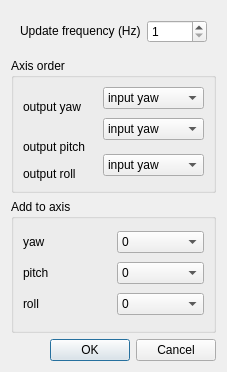
<?xml version="1.0" encoding="UTF-8"?>
<ui version="4.0">
 <class>UI_s2bot_dialog</class>
 <widget class="QWidget" name="UI_s2bot_dialog">
  <property name="windowModality">
   <enum>Qt::NonModal</enum>
  </property>
  <property name="geometry">
   <rect>
    <x>0</x>
    <y>0</y>
    <width>227</width>
    <height>372</height>
   </rect>
  </property>
  <property name="windowTitle">
   <string>Tracker settings</string>
  </property>
  <property name="windowIcon">
   <iconset>
    <normaloff>../gui/images/opentrack.png</normaloff>../gui/images/opentrack.png</iconset>
  </property>
  <layout class="QVBoxLayout" name="verticalLayout">
   <item>
    <widget class="QFrame" name="frame">
     <property name="sizePolicy">
      <sizepolicy hsizetype="Preferred" vsizetype="Maximum">
       <horstretch>0</horstretch>
       <verstretch>0</verstretch>
      </sizepolicy>
     </property>
     <property name="frameShape">
      <enum>QFrame::NoFrame</enum>
     </property>
     <property name="frameShadow">
      <enum>QFrame::Raised</enum>
     </property>
     <layout class="QHBoxLayout" name="horizontalLayout">
      <item>
       <widget class="QLabel" name="label_5">
        <property name="sizePolicy">
         <sizepolicy hsizetype="Maximum" vsizetype="Maximum">
          <horstretch>0</horstretch>
          <verstretch>0</verstretch>
         </sizepolicy>
        </property>
        <property name="text">
         <string>Update frequency (Hz)</string>
        </property>
       </widget>
      </item>
      <item>
       <widget class="QSpinBox" name="freq">
        <property name="minimum">
         <number>1</number>
        </property>
        <property name="maximum">
         <number>120</number>
        </property>
       </widget>
      </item>
     </layout>
    </widget>
   </item>
   <item>
    <widget class="QGroupBox" name="groupBox">
     <property name="title">
      <string>Axis order</string>
     </property>
     <layout class="QGridLayout" name="gridLayout">
      <item row="0" column="0" rowspan="2">
       <widget class="QLabel" name="label">
        <property name="text">
         <string>output yaw</string>
        </property>
       </widget>
      </item>
      <item row="0" column="1">
       <widget class="QComboBox" name="input_x">
        <item>
         <property name="text">
          <string>input yaw</string>
         </property>
        </item>
        <item>
         <property name="text">
          <string>input pitch</string>
         </property>
        </item>
        <item>
         <property name="text">
          <string>input roll</string>
         </property>
        </item>
         <item>
           <property name="text">
             <string>input bearing</string>
           </property>
         </item>
       </widget>
      </item>
      <item row="1" column="1" rowspan="2">
       <widget class="QComboBox" name="input_y">
        <item>
         <property name="text">
          <string>input yaw</string>
         </property>
        </item>
        <item>
         <property name="text">
          <string>input pitch</string>
         </property>
        </item>
        <item>
         <property name="text">
          <string>input roll</string>
         </property>
        </item>
         <item>
           <property name="text">
             <string>input bearing</string>
           </property>
         </item>
       </widget>
      </item>
      <item row="2" column="0" rowspan="2">
       <widget class="QLabel" name="label_2">
        <property name="text">
         <string>output pitch</string>
        </property>
       </widget>
      </item>
      <item row="3" column="1" rowspan="2">
       <widget class="QComboBox" name="input_z">
        <item>
         <property name="text">
          <string>input yaw</string>
         </property>
        </item>
        <item>
         <property name="text">
          <string>input pitch</string>
         </property>
        </item>
        <item>
         <property name="text">
          <string>input roll</string>
         </property>
        </item>
         <item>
           <property name="text">
             <string>input bearing</string>
           </property>
         </item>
       </widget>
      </item>
      <item row="4" column="0">
       <widget class="QLabel" name="label_3">
        <property name="text">
         <string>output roll</string>
        </property>
       </widget>
      </item>
     </layout>
    </widget>
   </item>
   <item>
    <widget class="QGroupBox" name="groupBox_2">
     <property name="title">
      <string>Add to axis</string>
     </property>
     <layout class="QGridLayout" name="gridLayout_2">
      <item row="0" column="0">
       <widget class="QLabel" name="label_4">
        <property name="text">
         <string>yaw</string>
        </property>
       </widget>
      </item>
      <item row="0" column="1">
       <widget class="QComboBox" name="add_yaw">
        <item>
         <property name="text">
          <string>0</string>
         </property>
        </item>
        <item>
         <property name="text">
          <string>+90</string>
         </property>
        </item>
        <item>
         <property name="text">
          <string>-90</string>
         </property>
        </item>
        <item>
         <property name="text">
          <string>+180</string>
         </property>
        </item>
        <item>
         <property name="text">
          <string>-180</string>
         </property>
        </item>
       </widget>
      </item>
      <item row="1" column="0">
       <widget class="QLabel" name="label_6">
        <property name="text">
         <string>pitch</string>
        </property>
       </widget>
      </item>
      <item row="2" column="0">
       <widget class="QLabel" name="label_9">
        <property name="text">
         <string>roll</string>
        </property>
       </widget>
      </item>
      <item row="1" column="1">
       <widget class="QComboBox" name="add_pitch">
        <item>
         <property name="text">
          <string>0</string>
         </property>
        </item>
        <item>
         <property name="text">
          <string>+90</string>
         </property>
        </item>
        <item>
         <property name="text">
          <string>-90</string>
         </property>
        </item>
        <item>
         <property name="text">
          <string>+180</string>
         </property>
        </item>
        <item>
         <property name="text">
          <string>-180</string>
         </property>
        </item>
       </widget>
      </item>
      <item row="2" column="1">
       <widget class="QComboBox" name="add_roll">
        <item>
         <property name="text">
          <string>0</string>
         </property>
        </item>
        <item>
         <property name="text">
          <string>+90</string>
         </property>
        </item>
        <item>
         <property name="text">
          <string>-90</string>
         </property>
        </item>
        <item>
         <property name="text">
          <string>+180</string>
         </property>
        </item>
        <item>
         <property name="text">
          <string>-180</string>
         </property>
        </item>
       </widget>
      </item>
     </layout>
    </widget>
   </item>
   <item>
    <widget class="QDialogButtonBox" name="buttonBox">
     <property name="standardButtons">
      <set>QDialogButtonBox::Cancel|QDialogButtonBox::Ok</set>
     </property>
    </widget>
   </item>
  </layout>
 </widget>
 <resources/>
 <connections/>
 <slots>
  <slot>startEngineClicked()</slot>
  <slot>stopEngineClicked()</slot>
  <slot>cameraSettingsClicked()</slot>
 </slots>
</ui>
